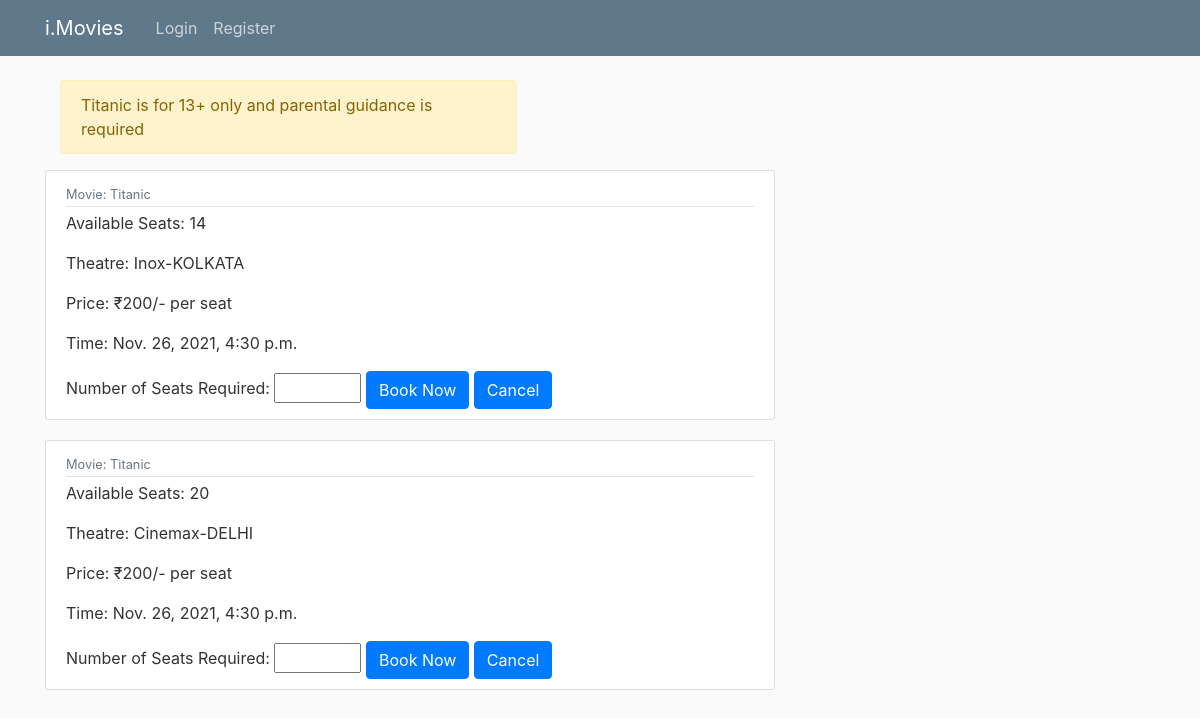
The app's page /screening/Titanic/, older data.
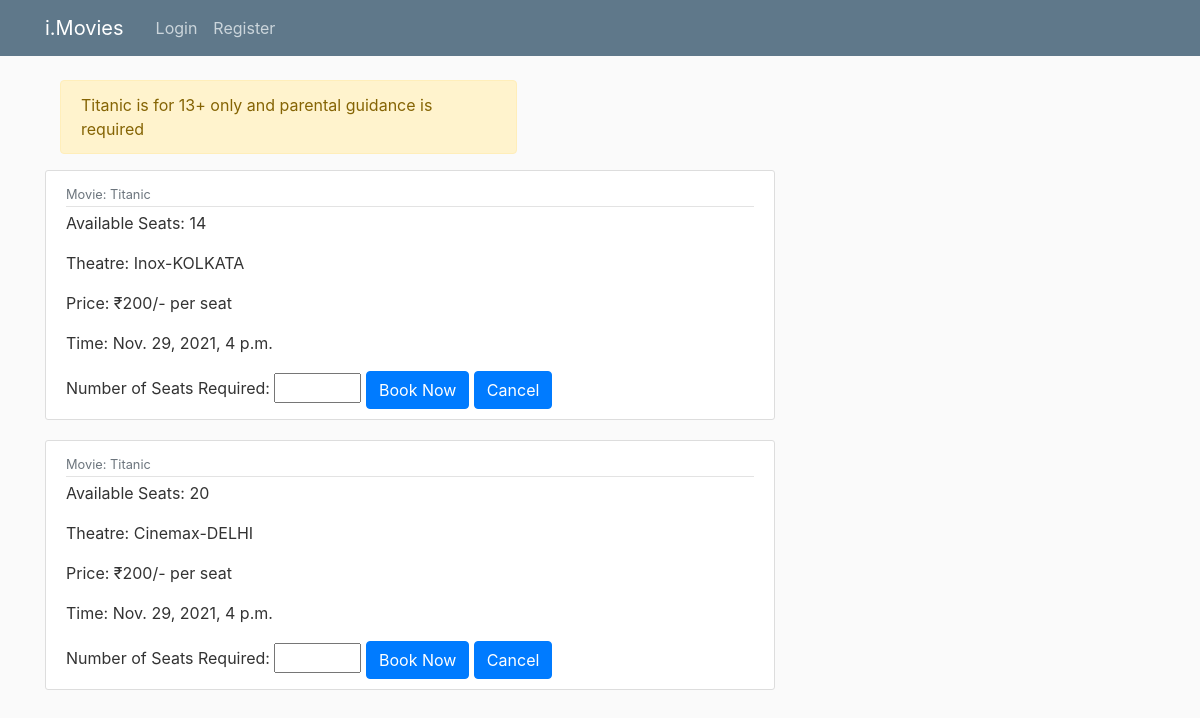
The same page, newer data.
### movies/models.py (models this page shows, shortened)
class Screening(models.Model):
    hall_name = models.CharField(max_length=32)
    movie_id = models.ForeignKey(Movie, on_delete=models.CASCADE)
    theatre_id = models.ForeignKey(Theatre, on_delete=models.CASCADE)
    available_seats = models.IntegerField(default=0)
    price=models.IntegerField(default=0)
    time=models.DateTimeField(auto_now=False)

class Movie(models.Model):
    rating_choice = (
        ('U', 'U'),
        ('UA', 'UA'),
        ('A', 'A'),
        ('S', 'S'),
    )
    image = models.ImageField(default='default.jpg', upload_to='movie_pics')
    title = models.CharField(max_length=256)
    trailer = models.URLField(default='https://www.youtube.com/')
    description = models.TextField()
    cast = models.CharField(max_length=1024)
    duration_min = models.IntegerField()
    certification_label = models.CharField(max_length=2,choices=rating_choice)
    def __str__(self):
        return self.title

class Theatre(models.Model):
    city_choice=(
        ('DELHI','Delhi'),
        ('KOLKATA','Kolkata'),
        ('MUMBAI','Mumbai'),
        ('CHENNAI','Chennai'),
        ('BANGALORE','Bangalore'),
        ('HYDERABAD','Hyderabad'),
    )
    name = models.CharField(max_length=32)
    city = models.CharField(max_length=9,choices=city_choice,default="",editable=True)
    def __str__(self):
        return self.name + '-' +self.city

### movies/views.py (the view)
# urls.py: url(r'^screening/(?P<movie_title>.+?)/$', movies_views.movie_selected, name='screening'),
def movie_selected(request, movie_title):
    context = {'screening': Screening.objects.filter(movie_id__title__contains=movie_title)}
    movie = Movie.objects.filter(title=movie_title).first()
    if movie.certification_label == 'A':
        messages.warning(request, f'{movie_title} is for 18+ only')
    elif movie.certification_label == 'UA':
        messages.warning(request, f'{movie_title} is for 13+ only and parental guidance is required')
    elif movie.certification_label == 'S':
        messages.warning(request, f'{movie_title} is for specialized profession only')
    return render(request, 'movies/screening.html', context)

### movies/templates/movies/screening.html (shortened to what this page needs)
{% extends "movies/base.html" %}
{% block content %}
     <div class="col-md-8">
        {% if messages %}
            {% for message in messages %}
            <div class="alert alert-{{ message.tags }}">
                {{ message }}
            </div>
            {% endfor %}
        {% endif %}
    </div>
    {% for screen in screening %}
        <article class="media content-section">
          <div class="media-body">
            <div class="article-metadata">
              <small class="text-muted">Movie: {{ screen.movie_id }}</small>
            </div>
            <p class="article-content">Available Seats: {{ screen.available_seats }}</p>
            <p class="article-content">Theatre: {{ screen.theatre_id }}</p>
            <p class="article-content">Price: ₹{{ screen.price }}/- per seat</p>
            <p class="article-content">Time: {{ screen.time }}</p>
            <form action="{% url 'finalbook' screen.pk %}" method="POST">
              <label>Number of Seats Required:</label>
              <input type="number" name="no_of_seats" min="1" max={{ screen.available_seats }} step="1">
              <input type="submit" class="btn btn-primary"  value="Book Now">
              <a href="{% url 'mov_booking'%}" class="btn btn-primary">Cancel</a>
            </form>
          </div>
        </article>
    {% endfor %}
{% endblock content %}

Row changes from the older to the newer data that the page shows:
changed Screening "Inox-KOLKATA": time "Nov. 26, 2021, 4:30 p.m." → "Nov. 29, 2021, 4 p.m."
changed Screening "Cinemax-DELHI": time "Nov. 26, 2021, 4:30 p.m." → "Nov. 29, 2021, 4 p.m."
